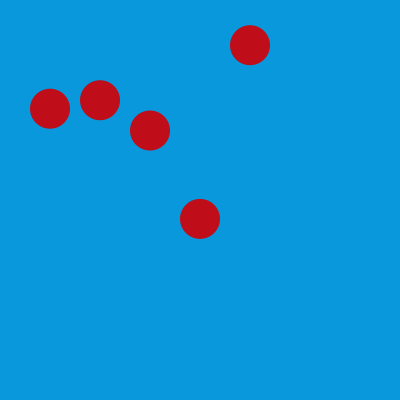
Frame 1 (no input)
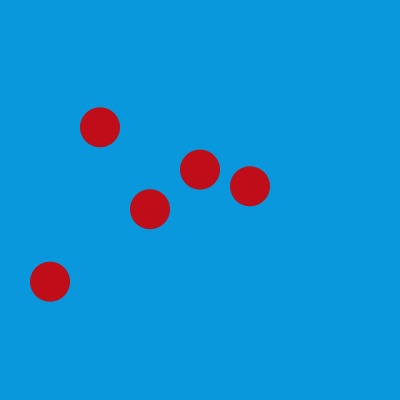
Frame 60 (the mouse pressed at the canvas centre just before this capture)
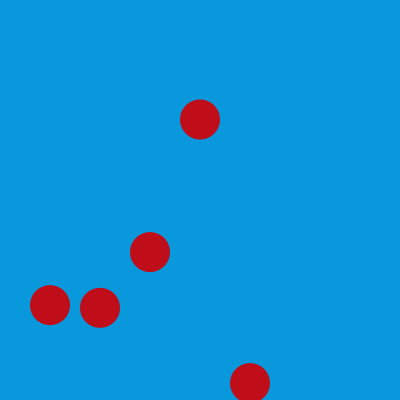
Frame 120 (the mouse held since frame 60 and released just before this capture)

The Processing sketch that drew these frames (run headless with seeded random() and noise(); from frame 60 on, the mouse is pressed at the canvas centre):

// Processing sketch: processing_105900
// ── processing_105900.pde

int nBall=5;//number of the ball
float dia=40;//diameter
//int xPos;
float[] xPos= new float[nBall];
float[] ySpeed=new float[nBall]; 
float[] yPos=new float[nBall];
void setup(){
size(400,400);
smooth();
noStroke();
background(67,152,92);
fill(191,13,25);

 for(int i=0; i<nBall;i++){
    xPos[i]=50+50*i;
    ySpeed[i]=random(-10,10);
    yPos[i]=random(10,height-10);

}
}

void draw(){

  background(9,152,219);
    for(int i=0;i<nBall;i++){  
      ellipse(xPos[i],yPos[i],dia,dia);
      if(yPos[i]>=height-dia/2||yPos[i]<=dia/2){
      ySpeed[i]=-ySpeed[i];
      }

    yPos[i]=yPos[i]+ySpeed[i];
    }

  }
